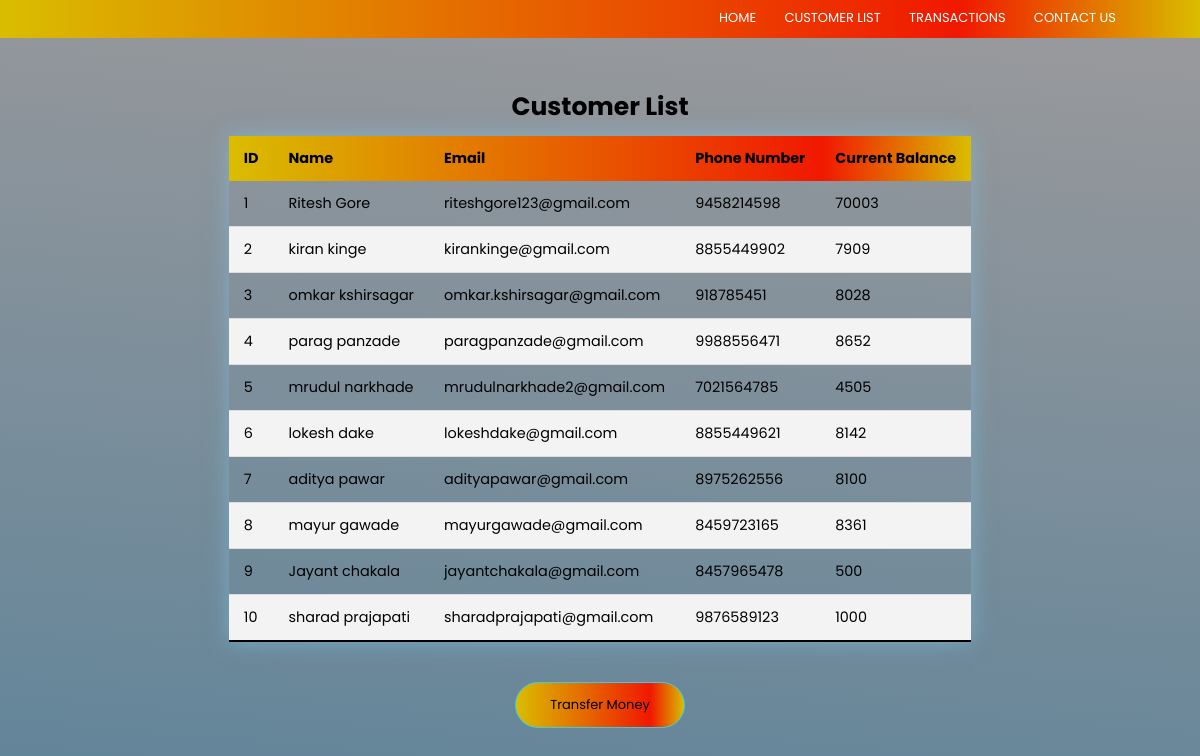
The page / on the database its author committed.
### tables this page shows
CREATE TABLE `customers` (
  `ID` int(11) NOT NULL,
  `Name` varchar(30) NOT NULL,
  `Email` varchar(50) NOT NULL,
  `Phone` varchar(10) NOT NULL,
  `Balance` int(10) NOT NULL DEFAULT 1000
);

### index.php (the view, shortened to what this page needs)
<html>
<head>
    <link rel="stylesheet" href="css/style.css">
    <link rel="stylesheet" href="https://maxcdn.bootstrapcdn.com/font-awesome/4.4.0/css/font-awesome.min.css">
</head>
<body>
    <section class="customer-head">
        <nav>
            <div class="nav-links" id="navLinks">
                <ul>
                    <li><a href="http://127.0.0.1:5501/index.html">HOME</a></li>
                    <li><a href="http://localhost:3000/index.php">CUSTOMER LIST</a></li>
                    <li><a href="http://localhost:3000/trans.php">TRANSACTIONS</a></li>
                    <li><a href="contact.html">CONTACT US</a></li>
                </ul>
                </div>
        </nav>
    </section>
<div>
<?php
    $username = "root";
    $password = "";
    $database = "tsf_database";
    $mysqli = new mysqli("localhost", $username, $password, $database);
    $query = "SELECT * FROM customers";
    echo '<table>
        <caption><b> Customer List </b></caption>
        <thead>
        <tr>
            <th> <font face="Arial">ID</font> </th>
            <th> <font face="Arial">Name</font> </th>
            <th> <font face="Arial">Email</font> </th>
            <th> <font face="Arial">Phone Number</font> </th>
            <th> <font face="Arial">Current Balance</font> </th>
        </tr>
        </thead>';
    echo '<tbody>';
    if ($result = $mysqli->query($query)) {
        while ($row = $result->fetch_assoc()) {
            $field1name = $row["ID"];
            $field2name = $row["Name"];
            $field3name = $row["Email"];
            $field4name = $row["Phone"];
            $field5name = $row["Balance"];
            echo '<tr>';
            echo '<td>'.$field1name.'</td>';
            echo '<td>'.$field2name.'</td>';
            echo '<td>'.$field3name.'</td>';
            echo '<td>'.$field4name.'</td>';
            echo '<td>'.$field5name.'</td>';
            echo '</tr>';
        }
        echo '</tbody>';
    }
    echo '</table>';
?>
</div>
<div style="display : block; text-align : center; margin : auto auto 20px auto;">
    <a href="transfer.php" class="h-button">Transfer Money</a>
</div>
</body>
</html>

### css/style.css (style rules this page uses)
* { margin: 0; padding : 0; font-family: 'Poppins', sans-serif; scroll-behavior: smooth; }
nav { display: flex; padding: 0 6%; justify-content: space-between; align-items: center; }
.nav-links { flex: 1; text-align: right; }
.nav-links ul li { list-style: none; display: inline-block; padding: 8px 12px; position: relative; }
.nav-links ul li a { color: white; text-decoration: none; font-size: 13px; }
.nav-links ul li::after { content: ''; width: 0%; height: 2px; background : rgb(33,123,201); display: block; margin: auto; transition: 0.5s; }
.customer-head { background-color: rgb(143, 183, 248); background-image: linear-gradient( to right, #d9bd00 0%, #f11800 80%, #d9bd00 100% ); width: 100%; position: relative; }
table { border-collapse: collapse; margin: 40px auto; font-size: 0.9em; font-family: sans-serif; min-width: 400px; box-shadow: 0 0 20px rgba(129, 203, 235, 0.503); }
caption { padding: 10px 5px; font-size: 25px; }
thead tr { background-color: rgb(110 154 227); background-image: linear-gradient( to right, #d9bd00 0%, #f11800 80%, #d9bd00 100% ); color: #000000; text-align: left; }
th, td { padding: 12px 15px; }
tbody tr { border-bottom: 1px solid #dddddd; }
tbody tr:nth-of-type(even) { background-color: #f3f3f3; }
tbody tr:last-of-type { border-bottom: 2px solid rgb(0, 0, 0); }
.h-button { display: inline-block; text-decoration: none; border: 1px solid rgb(54, 204, 234);; padding: 12px 34px; font-size: 13px; cursor: pointer; color: rgb(0, 0, 0); background-color: rgb(123, 235, 237); background-image: linear-gradient( to right, #d9bd00 0%, #f11800 80%, #d9bd00 100% ); border-radius: 5ch; }

### index.php (style rules this page uses)
body { background-image:linear-gradient(rgba(4,9,30,0.4),rgba(4,9,30,0.4)),url('../img/a.svg'); background-color: #cccccc; }

### rows shown on the page
customers: ID "1", Name "Ritesh Gore", Email "riteshgore123@gmail.com", Phone "9458214598", Balance "70003"
customers: ID "2", Name "kiran kinge", Email "kirankinge@gmail.com", Phone "8855449902", Balance "7909"
customers: ID "3", Name "omkar kshirsagar", Email "omkar.kshirsagar@gmail.com", Phone "918785451", Balance "8028"
customers: ID "4", Name "parag panzade", Email "paragpanzade@gmail.com", Phone "9988556471", Balance "8652"
customers: ID "5", Name "mrudul narkhade", Email "mrudulnarkhade2@gmail.com", Phone "7021564785", Balance "4505"
customers: ID "6", Name "lokesh dake", Email "lokeshdake@gmail.com", Phone "8855449621", Balance "8142"
customers: ID "7", Name "aditya pawar", Email "adityapawar@gmail.com", Phone "8975262556", Balance "8100"
customers: ID "8", Name "mayur gawade", Email "mayurgawade@gmail.com", Phone "8459723165", Balance "8361"
customers: ID "9", Name "Jayant chakala", Email "jayantchakala@gmail.com", Phone "8457965478", Balance "500"
customers: ID "10", Name "sharad prajapati", Email "sharadprajapati@gmail.com", Phone "9876589123", Balance "1000"
